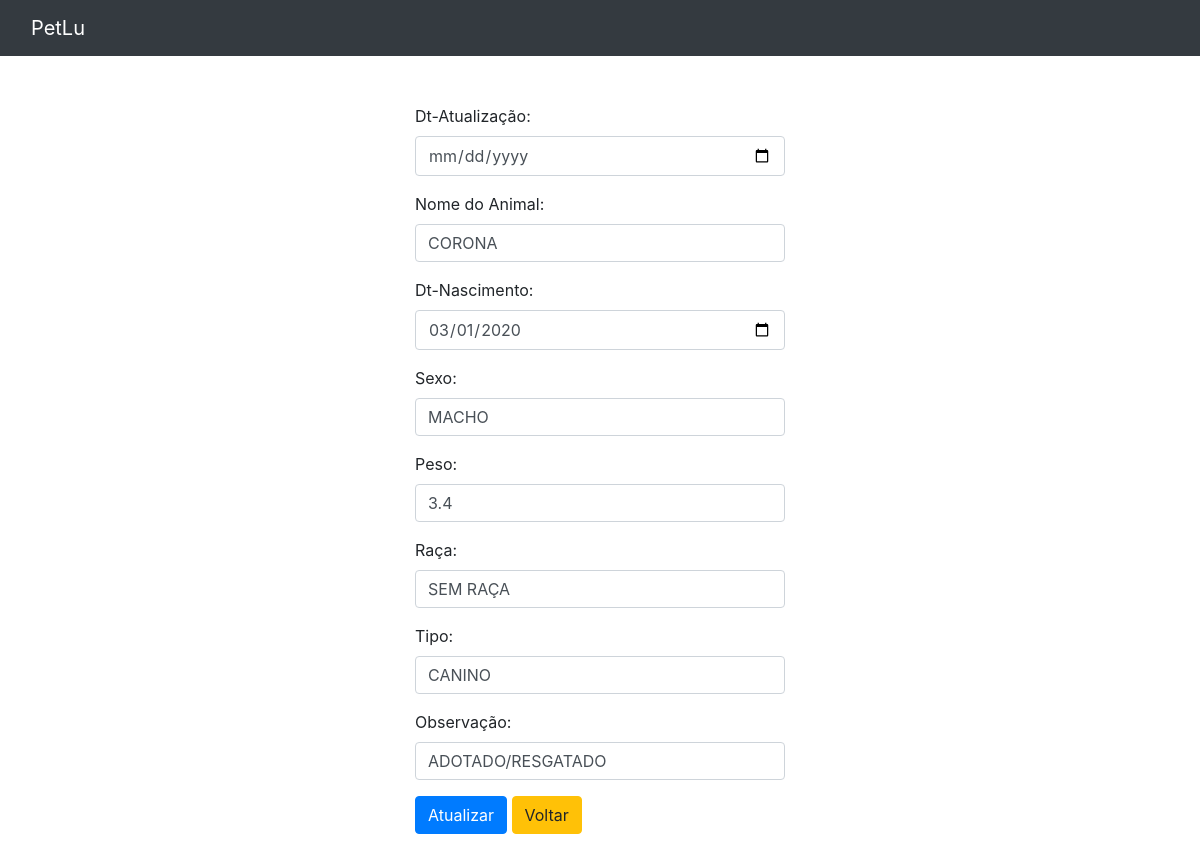
/atualizar_pet.php?atualizarid=4, run on the app's committed database.
### tables this page shows
CREATE TABLE `tb_animal` (
  `id` int NOT NULL AUTO_INCREMENT,
  `dt_cadastro` date NOT NULL,
  `dt_atualizacao` datetime DEFAULT NULL,
  `nome_animal` varchar(45) NOT NULL,
  `dt_nascimento` date NOT NULL,
  `sexo_animal` varchar(45) NOT NULL DEFAULT 'MACHO, FEMEA',
  `animal_castrado` varchar(45) NOT NULL,
  `cor_animal` varchar(45) NOT NULL,
  `peso_animal` double DEFAULT NULL,
  `raca` varchar(45) NOT NULL,
  `tipo` varchar(45) NOT NULL,
  `observação_animal` longtext,
  `foto_animal` varchar(90) DEFAULT NULL,
  PRIMARY KEY (`id`)
);

### atualizar_pet.php (the view, shortened to what this page needs)
<?php
include 'conexao.php';
$id = $_GET['atualizarid'];
$sql = "SELECT * FROM tb_animal WHERE id='$id'";
$result = mysqli_query($con, $sql);
$row = mysqli_fetch_assoc($result);
$nome_animal = $row['nome_animal'];
$dt_nascimento = $row['dt_nascimento'];
$sexo_animal = $row['sexo_animal'];
$peso_animal = $row['peso_animal'];
$raca = $row['raca'];
$tipo = $row['tipo'];
$observação_animal = $row['observação_animal'];
?>
<!doctype html>
<html lang="pt">
<head>
  <link rel="stylesheet" href="https://cdn.jsdelivr.net/npm/bootstrap@4.0.0/dist/css/bootstrap.min.css">
</head>
<body>
  <nav class="navbar navbar-expand-lg navbar-dark bg-dark">
    <div class="container-fluid">
      <a class="navbar-brand" href="#">PetLu</a>
    </div>
  </nav>
  <div class="container my-5  col-md-4">
    <form method="POST">
    <div class="form-group">
        <label>Dt-Atualização:</label>
        <input type="date" class="form-control" name="dt_atualizacao" value="<?= $dt_atualizacao; ?>">
      </div>
      <div class="form-group">
        <label>Nome do Animal:</label>
        <input type="text" class="form-control" name="nome" value="<?= $nome_animal; ?>">
      </div>
        <div class="form-group">
          <label>Dt-Nascimento:</label>
          <input type="date" class="form-control" name="senha" value="<?php echo $dt_nascimento; ?>" / />
        </div>
        <div class="form-group">
          <label>Sexo:</label>
          <input type="text" class="form-control" name="cpf" value="<?php echo $sexo_animal; ?>" / />
        </div>
        <div class="form-group">
          <label>Peso:</label>
          <input type="text" class="form-control" name="crmv" value="<?php echo $peso_animal; ?>" / />
        </div>
        <div class="form-group">
          <label>Raça:</label>
          <input type="email" class="form-control" name="email" value="<?php echo $raca; ?>">
        </div>
        <div class="form-group">
          <label>Tipo:</label>
          <input type="text" class="form-control" name="telefone" value="<?php echo $tipo; ?>">
        </div>
        <div class="form-group">
          <label>Observação:</label>
          <input type="text" class="form-control" name="telefone" value="<?php echo $observação_animal; ?>">
        </div>
        <button type="submit" class="btn btn-primary" name="atualizar">Atualizar</button>
        <a href="display_pet.php" class="btn btn-warning">Voltar</a>
    </form>
  </div>
</body>
</html>

### data on the page
tb_animal: nome "CORONA", senha "03/01/2020", cpf "MACHO", crmv "3.4", email "SEM RAÇA", telefone "CANINO", telefone "ADOTADO/RESGATADO"
